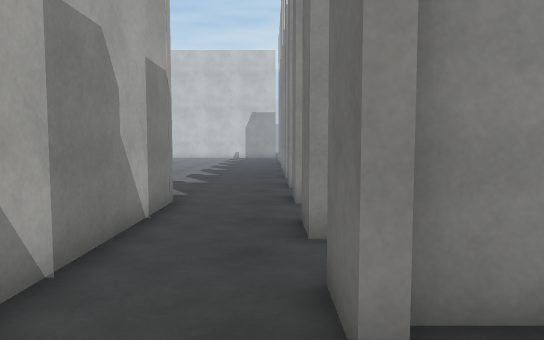
view 1 (above)

24 first-person views from a walk through a Unity game level. The camera is 1.3 m above the floor, tilts 4° down and sees 70° across. The floor is counted in squares, 1 m on a side. Each view is taken from the middle of a square. On the plan, view 1 faces up. The plan holds only what a view shows up to about 16 squares ahead; the rest is blank. The place goes on beyond the plan. The player character is not drawn. Surface patterns are stand-ins for the level's own textures.

view 2
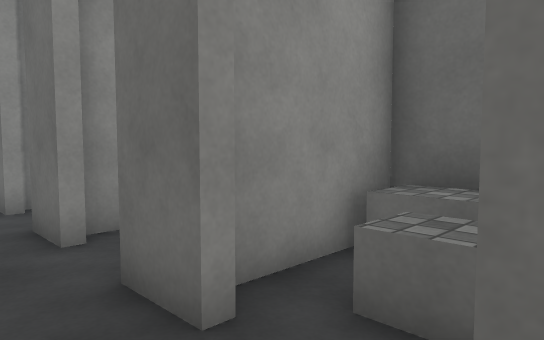

view 3
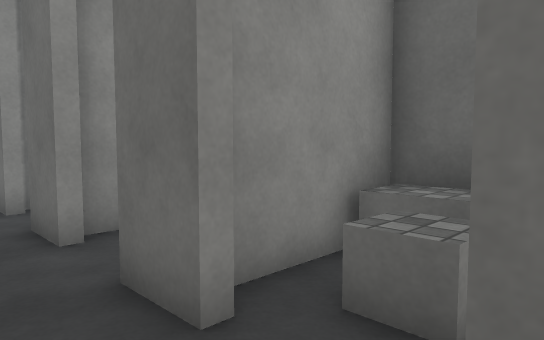

view 4
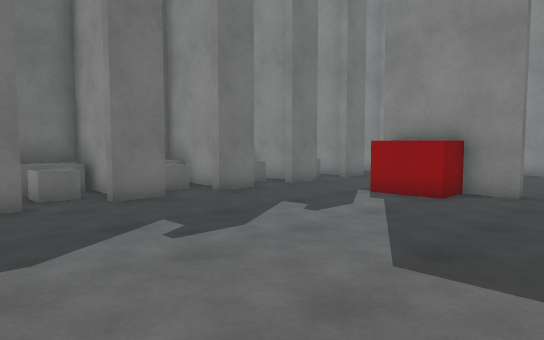

view 5
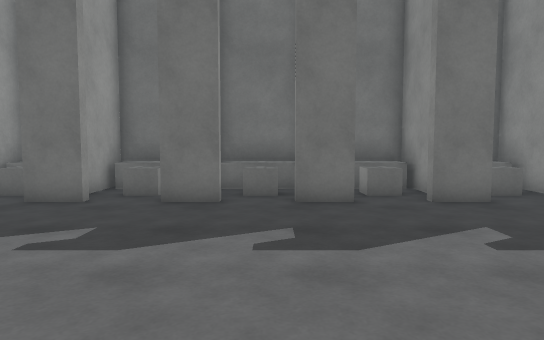

view 6
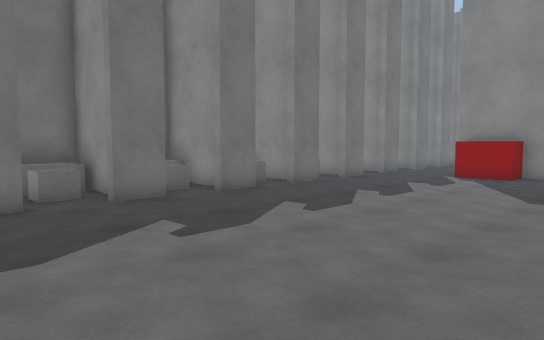

view 7
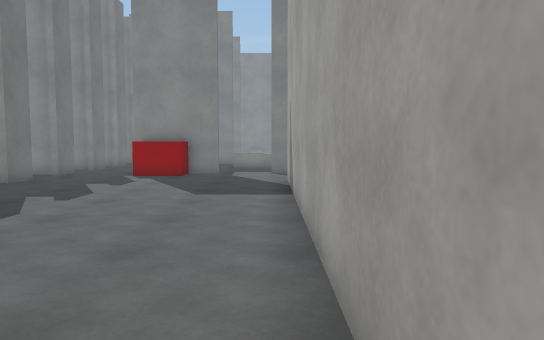

view 8
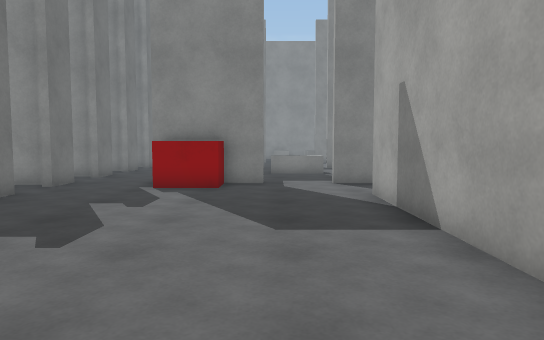

view 9
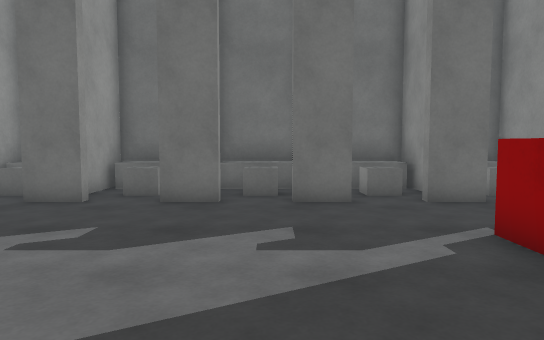

view 10
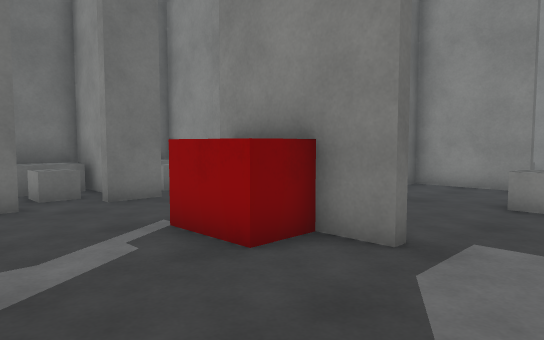

view 11
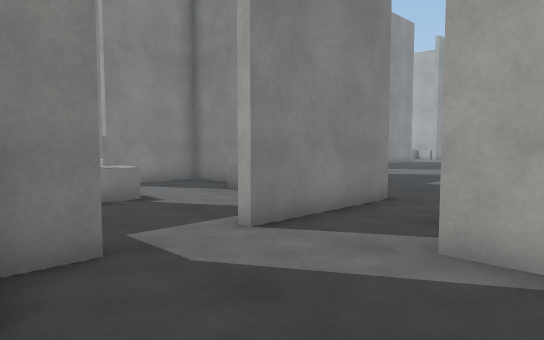

view 12
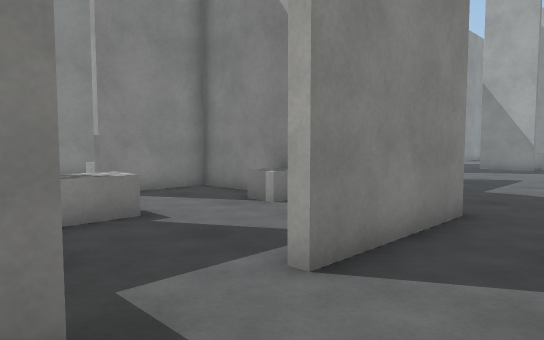

view 13
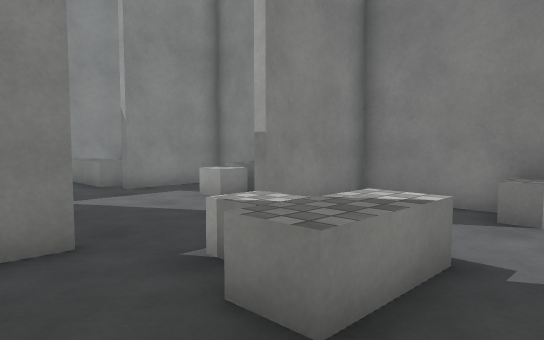

view 14
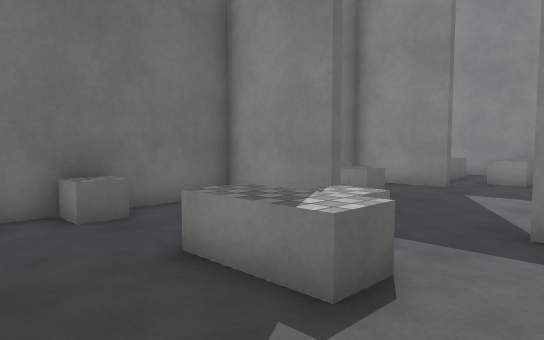

view 15
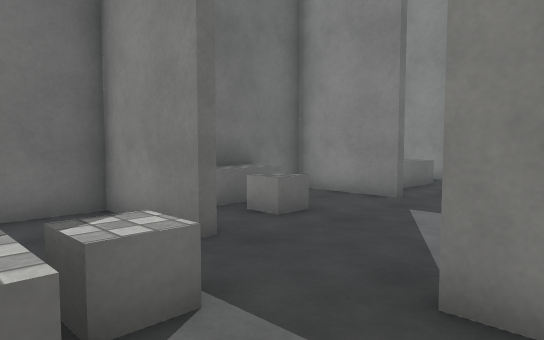

view 16
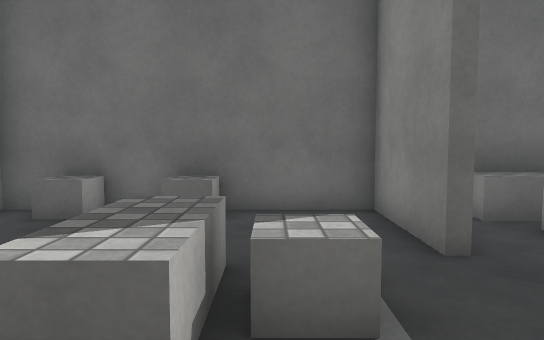

view 17
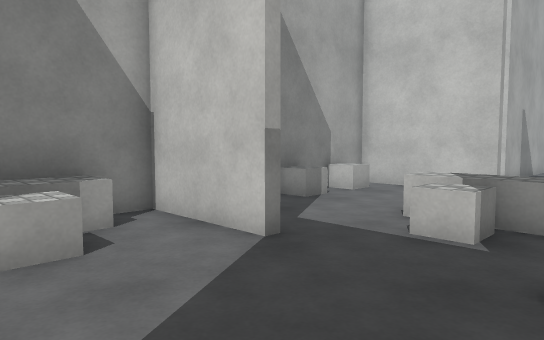

view 18
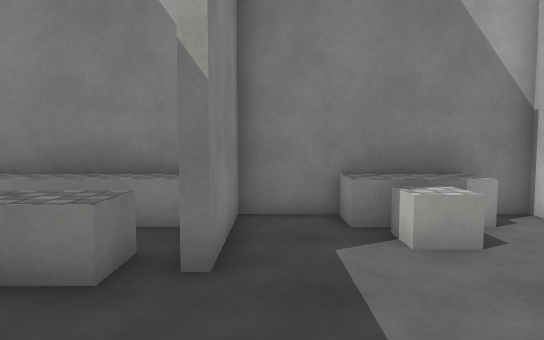

view 19
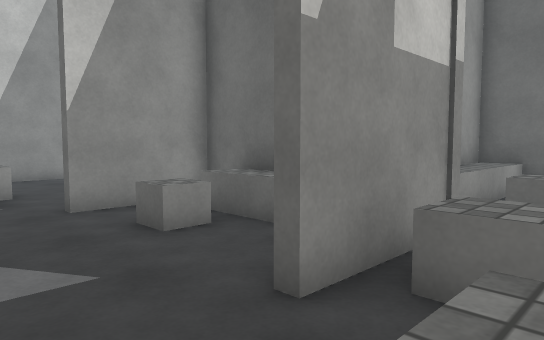

view 20
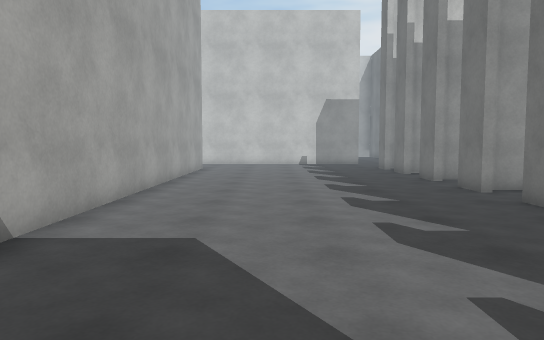

view 21
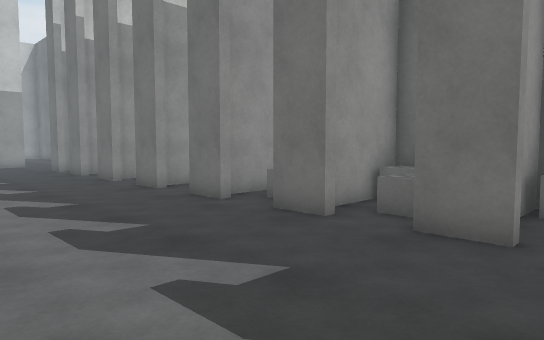

view 22
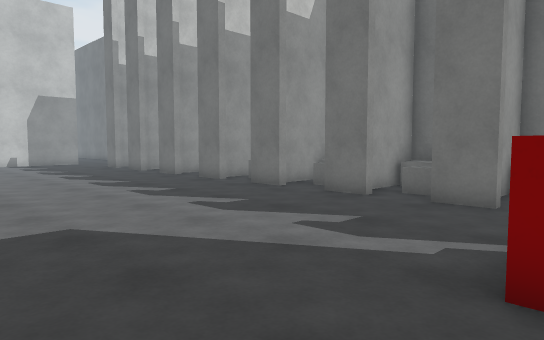

view 23
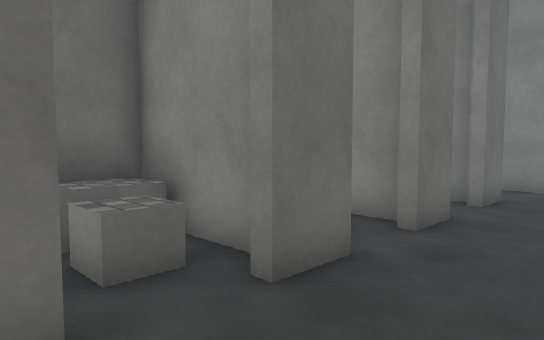

view 24
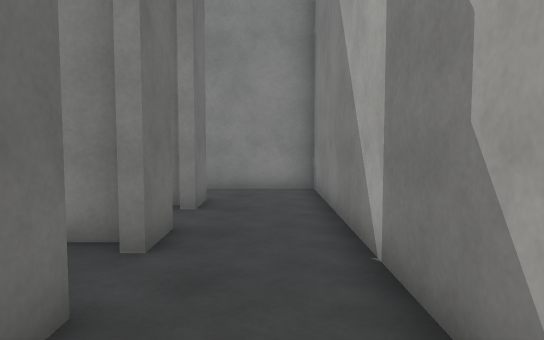

### Floor plan
Points are (right, up) in squares from view 1. A wall is a line through its corners. A room is listed if a view was taken in it or the views show most of it. See-through windows are left out.
Room 1 (views 1, 2)
walls: (0.9, 0) (1.4, 0); (0.5, -0.9) (0.5, 0.5) (0.9, 0.5); (4, 1.5) (4, 2.7) (0.9, 2.7); (-2.2, 1.4) (-2.2, -0.5)
ways out: opening at (-0.5, 2.5) to room 2; opening at (-0.5, 0)
objects: cube (2, 1) to (2, 2); block (3, 1) to (3, 2)
Room 2 (view 3)
walls: (0.9, 3) (2, 3); (0.5, 2.1) (0.5, 3.5) (0.9, 3.5); (4, 4.5) (4, 5.7) (0.9, 5.7); (-2.2, 4.4) (-2.2, 1.4)
ways out: opening at (-0.5, 2.5) to room 1; opening at (-0.5, 5.5) to room 3
objects: cube (2, 4) to (2, 5); block (3, 4) to (3, 5)
Room 3 (views 4, 5, 6, 7, 8, 9, 10, 11, 12, 20, 21, 22, 23, 24)
walls: (0.5, 17.1) (0.5, 18.5); (0.5, 14.1) (0.5, 15.5) (0.9, 15.5); (0.5, 20.1) (0.5, 21.4) (0.9, 21.4); (0.5, 11.1) (0.5, 12.5) (0.9, 12.5); (0.5, 23.1) (0.5, 24.5); (-5.6, 8.3) (-5.6, 8.6) (-2.2, 8.6) (-2.2, 4.4); (1.5, 8.7) (0.9, 8.7); (0.5, 8.2) (0.5, 9.6) (0.9, 9.6); (-8.5, 26) (-8.5, 11.1); (1, 6) (4, 6) (4, 7.4); (0.5, 5.1) (0.5, 6.5) (0.9, 6.5)
ways out: opening at (-0.5, 5.5) to room 2; opening at (-6.5, 8) to room 4; opening at (1, 19) to room 6; opening at (1, 16) to room 7; opening at (1, 13) to room 8; opening at (1, 10) to room 9; opening at (-8, 9.5)
objects: red block (-4, 9) to (-3, 10); cube (2, 7); cube (2, 25) to (2, 26); block (3, 7) to (3, 8); other object (3, 25) to (3, 26)
Room 4 (views 13, 14, 15, 16, 17, 18, 19)
walls: (-5.6, -4.6) (-2.5, -4.6) (-2.5, 0.7) (-5.6, 0.7) (-5.6, 1) (-2.5, 1) (-2.5, 8.3) (-5.6, 8.3); (-2.1, -4.9) (-5.6, -4.9); (-12, -5.6) (-12, -7.5); (-7.9, 8.3) (-12, 8.3) (-12, 1) (-8.8, 1) (-8.8, 0.7) (-12, 0.7) (-12, -4.6) (-8.8, -4.6) (-8.8, -5)
low walls: (-9.6, -5.6) (-8.5, -5.6) (-8.5, -7.5); (-11, -5.4) (-11, -7.5); (-7.2, -7.4) (-7.2, -6.5) (-6.1, -6.5); (-4.8, -7.5) (-4.8, -5.5)
ways out: opening at (-6.5, 8) to room 3
objects: block (-11, -3); cube (-11, -2) to (-10, -2); block (-11, -1); cube (-11, 4) to (-11, 5); cube (-11, 6) to (-11, 7); block (-8, 4) to (-6, 4); cube (-7, 3); cube (-5, -2) to (-5, -1); block (-3, -3) to (-3, -1); cube (-3, 4) to (-3, 5); cube (-3, 6) to (-3, 7)
Room 5 (no view inside)
walls: (1.9, 21) (4, 21) (4, 23.7) (1, 23.7)
objects: cube (2, 22) to (2, 23); block (3, 22) to (3, 23)
Room 6 (no view inside)
walls: (1.4, 18) (4, 18) (4, 20.7) (1, 20.7)
ways out: opening at (1, 19) to room 3
objects: cube (2, 19) to (2, 20); block (3, 19) to (3, 20)
Room 7 (no view inside)
walls: (1.2, 15) (4, 15) (4, 17.7) (1.1, 17.7)
ways out: opening at (1, 16) to room 3
objects: cube (2, 16) to (2, 17); block (3, 16) to (3, 17)
Room 8 (no view inside)
walls: (1.1, 12) (4, 12) (4, 14.7) (1.5, 14.7)
ways out: opening at (1, 13) to room 3
objects: cube (2, 13) to (2, 14); block (3, 13) to (3, 14)
Room 9 (no view inside)
walls: (1.1, 9) (4, 9) (4, 11.7) (2.5, 11.7)
ways out: opening at (1, 10) to room 3
objects: cube (2, 10) to (2, 11); block (3, 10) to (3, 11)

Where each view was taken, in squares from view 1:
view 1: 0 up, 0 right, facing up
view 2: 0 up, 1 left, facing up-right
view 3: 3 up, 1 left, facing up-right
view 4: 19 up, 8 left, facing down-right
view 5: 19 up, 8 left, facing right
view 6: 25 up, 8 left, facing down-right
view 7: 25 up, 8 left, facing down
view 8: 21 up, 6 left, facing down
view 9: 13 up, 8 left, facing right
view 10: 13 up, 8 left, facing down-right
view 11: 13 up, 4 left, facing down-left
view 12: 11 up, 5 left, facing down-left
view 13: 6 up, 4 left, facing down-left
view 14: 7 up, 10 left, facing down-right
view 15: 4 up, 10 left, facing down-right
view 16: 3 up, 10 left, facing right
view 17: 3 down, 5 left, facing up-left
view 18: 4 down, 5 left, facing left
view 19: 7 down, 8 left, facing up-right
view 20: 10 up, 5 left, facing up
view 21: 10 up, 5 left, facing up-right
view 22: 9 up, 8 left, facing up-right
view 23: 9 up, 2 left, facing down-right
view 24: 8 up, 1 left, facing down
